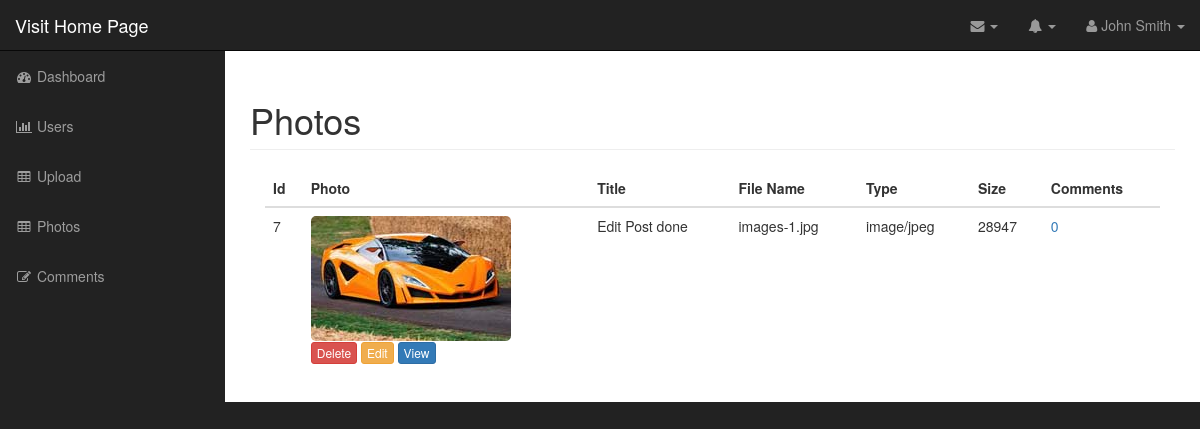
The page /admin/photos.php (signed in) on the database its author committed.
### tables this page shows
CREATE TABLE `photos` (
  `id` int(11) NOT NULL,
  `title` varchar(255) NOT NULL,
  `caption` varchar(255) NOT NULL,
  `description` text NOT NULL,
  `filename` varchar(255) NOT NULL,
  `alternative_text` text NOT NULL,
  `type` varchar(255) NOT NULL,
  `size` int(11) NOT NULL
);

### admin/includes/database.php (called while the page is built, shortened)
<?php
class Database {
      public $db;
      public function __construct()
      {
          $this->db = $this->open_db_connection();
      }
    public function open_db_connection()
    {
        $this->connection = new mysqli(
            DB_HOST,
            DB_USER,
            DB_PASS,
            DB_NAME);
        return $this->connection;
    }
    public  function  query($sql)
    {
        $result = $this->db->query($sql);
         return  $result ;
    }
    public  function escape_string($string)
    {
        return $this->db->real_escape_string($string);
    }
}
$database = new Database();

### admin/includes/db_object.php (called while the page is built, shortened)
<?php
class  Db_object{
    protected static  $db_table ="users";
    public static  function  find_all()
    {
        return static::find_by_query("SELECT * FROM " .static::$db_table . "");
    }
    public  static  function  find_by_query($sql)
    {
        global $database;
        $result_set = $database->query($sql);
        $the_object_array = [];
        while($row = mysqli_fetch_array($result_set )){
            $the_object_array[] = static::instantantion($row);
        }
        return $the_object_array ;
    }
    public  static function instantantion($the_record)
    {
        $the_object = new $calling_class;
        foreach ($the_record as  $the_attribute => $value) {
            if ($the_object->has_the_attribute($the_attribute)){
                $the_object->$the_attribute = $value;
            }
        }
        return $the_object;
    }
    private  function  has_the_attribute($the_attribute)
    {
        $object_properties = get_object_vars($this);
        return  array_key_exists($the_attribute, $object_properties);
    }
}

### admin/includes/photo.php (called while the page is built, shortened)
<?php
class  Photo extends  Db_object
{
    public $filename;
   public  $upload_directory     = "images";
    public  function  picture_path()
    {
        return $this->upload_directory .DS. $this->filename;
    }
}

### admin/includes/comment.php (called while the page is built, shortened)
<?php
Class Comment  extends  Db_object {
    protected static  $db_table ="comments";
 public  static  function  find_the_comments($photo_id=0)
 {
     global $database;
     $sql  = "SELECT * FROM " . self::$db_table;
     $sql .= " WHERE photo_id = " . $database->escape_string($photo_id);
     $sql .= " ORDER  BY photo_id ASC";
     return self::find_by_query($sql);
 }
}

### admin/photos.php (the view, shortened to what this page needs)
<?php include("includes/header.php"); ?>
<?php
    $photos = Photo::find_all();
?>
    <nav class="navbar navbar-inverse navbar-fixed-top" role="navigation">
        <?php include("includes/top_nav.php");?>
        <?php include("includes/side_nav.php");?>
    </nav>
    <div id="page-wrapper">
        <div class="container-fluid">
            <div class="row">
                <div class="col-lg-12">
                    <h1 class="page-header">
                        Photos
                    </h1>
                      <div class="col-md-12">
                          <table class="table table-hover">
                              <thead>
                                    <tr>
                                        <th>Id</th>
                                        <th>Photo</th>
                                        <th>Title</th>
                                        <th>File Name</th>
                                        <th>Type</th>
                                        <th>Size</th>
                                        <th>Comments</th>
                                    </tr>
                              </thead>
                              <tbody>
                                  <?php
                                      foreach ($photos as $photo): ?>
                                          <tr>
                                              <td><?php echo $photo->id; ?></td>
                                              <td>
                                                  <img
                                                          class="admin-photo-thumbnail"
                                                          src="<?php echo $photo->picture_path(); ?>"
                                                          alt="">
                                                  <div class="action_links">
                                                      <a href="delete_photo.php?id=<?php echo $photo->id; ?>" class="btn btn-xs btn-danger">Delete</a>
                                                      <a href="edit_photo.php?id=<?php echo $photo->id; ?>" class="btn btn-xs btn-warning">Edit</a>
                                                      <a href="../photo.php?id=<?php echo $photo->id; ?>" class="btn btn-xs btn-primary">View</a>
                                                  </div>
                                              </td>
                                              <td><?php echo  $photo->title; ?></td>
                                              <td><?php echo  $photo->filename; ?></td>
                                              <td><?php echo  $photo->type; ?></td>
                                              <td><?php echo  $photo->size; ?></td>
                                              <td>
                                                  <a href="comment_photo.php?id=<?php echo $photo->id;?>">
                                                          <?php
                                                             $comments = Comment::find_the_comments($photo->id);
                                                             echo  count($comments);
                                                             ?>
                                                  </a>
                                              </td>
                                          </tr>
                                  <?php endforeach; ?>
                              </tbody>
                          </table>
                      </div>
                </div>
            </div>
        </div>
    </div>
<?php include("includes/footer.php"); ?>

### admin/css/sb-admin.css (style rules this page uses)
body { margin-top: 100px; background-color: #222; }
@media (min-width:768px) { body { margin-top: 50px; } }
#page-wrapper { width: 100%; padding: 0; background-color: #fff; }
@media (min-width:768px) { #page-wrapper { padding: 10px; } }

### admin/css/styles.css (style rules this page uses)
.admin-photo-thumbnail { width: 200px; border-radius: 5px; }

### rows shown on the page
photos: id "7", filename (picture), title "Edit Post done", filename "images-1.jpg", type "image/jpeg", size "28947", count($comments) "0"
